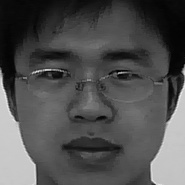
#> input picture crop1.jpg, 185 x 185 px
$ python lbp.py
#> lines starting #> are read from the running program, lines starting #| are printed output that depends on the picture
import cv2
import numpy as np
from matplotlib import pyplot as plt

def get_pixel(img, center, x, y):
    new_value = 0
    try:
        if img[x][y] >= center:
            new_value = 1
    except:
        pass
    return new_value

def lbp_calculated_pixel(img, x, y):
    '''
     64 | 128 |   1
    ----------------
     32 |   0 |   2
    ----------------
     16 |   8 |   4
    '''
    center = img[x][y]
    val_ar = []
    val_ar.append(get_pixel(img, center, x-1, y+1))     # top_right
    val_ar.append(get_pixel(img, center, x, y+1))       # right
    val_ar.append(get_pixel(img, center, x+1, y+1))     # bottom_right
    val_ar.append(get_pixel(img, center, x+1, y))       # bottom
    val_ar.append(get_pixel(img, center, x+1, y-1))     # bottom_left
    val_ar.append(get_pixel(img, center, x, y-1))       # left
    val_ar.append(get_pixel(img, center, x-1, y-1))     # top_left
    val_ar.append(get_pixel(img, center, x-1, y))       # top

    power_val = [1, 2, 4, 8, 16, 32, 64, 128]
    val = 0
    for i in range(len(val_ar)):
        val += val_ar[i] * power_val[i]
    return val

def show_output(output_list):
    output_list_len = len(output_list)
    figure = plt.figure()
    for i in range(output_list_len):
        current_dict = output_list[i]
        current_img = current_dict["img"]
        current_xlabel = current_dict["xlabel"]
        current_ylabel = current_dict["ylabel"]
        current_xtick = current_dict["xtick"]
        current_ytick = current_dict["ytick"]
        current_title = current_dict["title"]
        current_type = current_dict["type"]
        current_plot = figure.add_subplot(1, output_list_len, i+1)
        if current_type == "gray":
            current_plot.imshow(current_img, cmap = plt.get_cmap('gray'))
            current_plot.set_title(current_title)
            current_plot.set_xticks(current_xtick)
            current_plot.set_yticks(current_ytick)
            current_plot.set_xlabel(current_xlabel)
            current_plot.set_ylabel(current_ylabel)
        elif current_type == "histogram":
            current_plot.plot(current_img, color = "black")
            current_plot.set_xlim([0,260])
            current_plot.set_title(current_title)
            current_plot.set_xlabel(current_xlabel)
            current_plot.set_ylabel(current_ylabel)
            ytick_list = [int(i) for i in current_plot.get_yticks()]
            current_plot.set_yticklabels(ytick_list,rotation = 90)

    plt.show()

def main():
    print('oi')

    image_file = 'crop1.jpg'

    img_bgr = cv2.imread(image_file)
#> img_bgr is the input picture: shape (185, 185, 3); min 0, max 236, mean 80
    height, width, channel = img_bgr.shape
#> height = 185; width = 185; channel = 3

    img_gray = cv2.cvtColor(img_bgr, cv2.COLOR_BGR2GRAY)

    img_lbp = np.zeros((height, width,3), np.uint8)
    for i in range(0, height):
        for j in range(0, width):
             img_lbp[i, j] = lbp_calculated_pixel(img_gray, i, j)
#> this loop made 185 passes
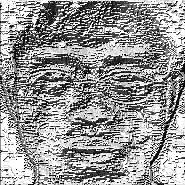
#> img_lbp: shape (185, 185, 3); min 0, max 255, mean 149.5
    hist_lbp = cv2.calcHist([img_lbp], [0], None, [256], [0, 256])
    output_list = []
    output_list.append({
        "img": img_gray,
        "xlabel": "",
        "ylabel": "",
        "xtick": [],
        "ytick": [],
        "title": "Gray Image",
        "type": "gray"
    })
    output_list.append({
        "img": img_lbp,
        "xlabel": "",
        "ylabel": "",
        "xtick": [],
        "ytick": [],
        "title": "LBP Image",
        "type": "gray"
    })
    output_list.append({
        "img": hist_lbp,
        "xlabel": "Bins",
        "ylabel": "Number of pixels",
        "xtick": None,
        "ytick": None,
        "title": "Histogram(LBP)",
        "type": "histogram"
    })

    show_output(output_list)
#> in show_output, `plt.show()`:
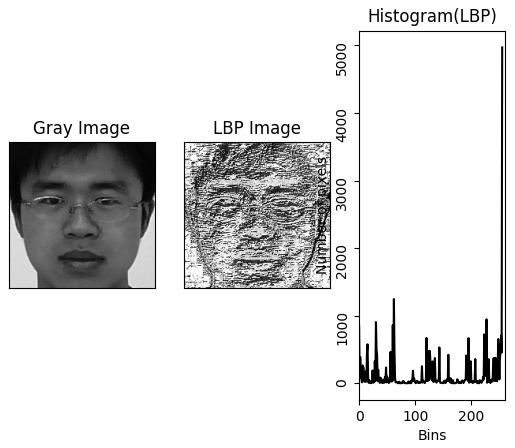
#> figure drawn by matplotlib, 3 panels; panel 3: curve peaks at x = 255, y = 4969

    cv2.waitKey(0)
    cv2.destroyAllWindows()
    print("LBP Program is finished")


if __name__ == '__main__':
    main()
